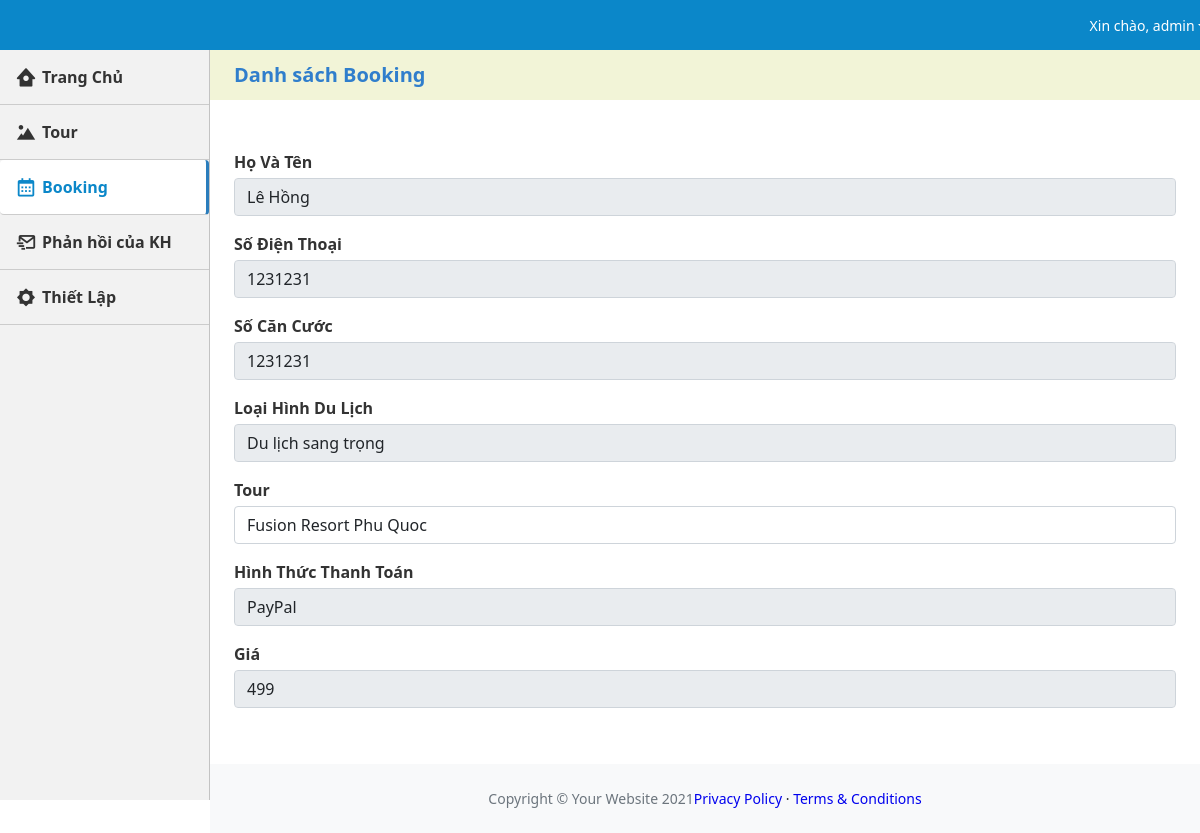
The page /admin/booking-sua.php?id=8 (signed in) on the database its author committed.
### tables this page shows
CREATE TABLE `tbl_booking` (
  `id_booking` int(11) NOT NULL,
  `id_tour` int(11) NOT NULL,
  `ho_va_ten` varchar(30) NOT NULL,
  `dia_chi` varchar(300) NOT NULL,
  `so_dien_thoai` varchar(15) NOT NULL,
  `so_can_cuoc` varchar(15) NOT NULL,
  `loai_hinh_DL` varchar(40) NOT NULL,
  `hinh_thuc_thanh_toan` varchar(30) NOT NULL,
  `gia` int(11) NOT NULL
);

CREATE TABLE `tbl_tour` (
  `id_tour` int(11) NOT NULL,
  `loai_hinh` varchar(30) NOT NULL,
  `diem_den` varchar(50) NOT NULL,
  `khoang_thoi_gian` varchar(30) NOT NULL,
  `anh_1` varchar(255) NOT NULL,
  `anh_2` varchar(255) NOT NULL,
  `gioi_thieu_tour` text NOT NULL,
  `dich_vu_1` varchar(40) NOT NULL,
  `dich_vu_2` varchar(40) NOT NULL,
  `dich_vu_3` varchar(40) NOT NULL,
  `dich_vu_4` varchar(40) NOT NULL,
  `dich_vu_5` varchar(40) NOT NULL,
  `gia` int(11) NOT NULL,
  `link` text NOT NULL
);

### admin/booking-sua.php (the view, shortened to what this page needs)
<?php
    $page = 'booking';
?>
<!DOCTYPE html>
<html lang="en">
    <head>
        <link href='https://unpkg.com/boxicons@2.0.9/css/boxicons.min.css' rel='stylesheet'>
        <link href="https://cdn.jsdelivr.net/npm/simple-datatables@latest/dist/style.css" rel="stylesheet" />
        <link href="css/styles.css" rel="stylesheet" />
        <link href="css/main.css" rel="stylesheet" />
    </head>
    <body class="sb-nav-fixed">
        <nav class="sb-topnav navbar navbar-expand navbar-dark bg-dark px-4" >
            <ul class="navbar-nav ms-auto ms-md-0 ">
                <li class="nav-item dropdown">
                    <a class="nav-link dropdown-toggle" id="navbarDropdown" href="#" role="button" data-bs-toggle="dropdown" aria-expanded="false" style="font-size: 14px;">Xin chào, admin</a>
                </li>
            </ul>
        </nav>
        <div id="layoutSidenav">
            <div id="layoutSidenav_nav">
                <nav class="sb-sidenav accordion sb-sidenav-dark" id="sidenavAccordion">
                    <div class="sb-sidenav-menu">
                    <ul class="nav">
                            <li class=" <?php if($page == 'home'){echo 'active';} ?>">
                                <a class="" href="index.php"><i class='bx bxs-home-circle'></i>
                                    <b>Trang Chủ</b></a>
                            </li>
                            <li class="<?php if($page == 'tour'){echo 'active';} ?>">
                                <a class="" href="tour.php"><i class='bx bxs-landscape'></i>
                                    <b>Tour</b></a>
                            </li>
                            <li class="<?php if($page == 'booking'){echo 'active';}?>">
                                <a class="" href="booking.php"><i class='bx bx-calendar' ></i>
                                    <b>Booking</b></a>
                            </li>
                            <li class="<?php if($page == 'send'){echo 'active';}?>">
                                <a class="" href="./phan_hoi_kh.php"><i class='bx bx-mail-send'></i>
                                    <b>Phản hồi của KH</b></a>
                            </li>
                            <li class="<?php if($page == 'setting'){echo 'active';}?>">
                                <a class="" href="./setting.php"><i class='bx bxs-brightness'></i>
                                    <b>Thiết Lập</b></a>
                            </li>
                        </ul>
                    </div>
                </nav>
            </div>
            <div id="layoutSidenav_content">
                <main>
                    <div >
                      <div class="container-list">
                        <div class="display-flex">
                            <h2 class="container-heading">Danh sách Booking</h2>
                        </div>
                      </div>
                        <div class="card mb-4 px-4">
                                <table class="table table-bordered table-striped">
                                    <?php
                                        include('config.php');
                                        $booking_id = $_GET["id"];
                                        $sql = "
                                                  SELECT *
                                                  FROM tbl_booking, tbl_tour
                                                  WHERE id_booking = '".$booking_id."' AND tbl_booking.id_tour= tbl_tour.id_tour
                                                  ORDER BY id_booking ASC";
                                        $noi_dung = mysqli_query($ket_noi, $sql);
                                        $row = mysqli_fetch_array($noi_dung)
                                    ;?>
                                    <form method="POST" action="booking-sua-action.php" enctype="multipart/form-data">
                                        <div class="form-floating mb-3">
                                            <label for="txtHoTen">Họ Và Tên</label>
                                            <input class="form-control" id="txtHoTen" name="txtHoTen" placeholder=" Họ và Tên" value="<?php echo $row['ho_va_ten'];?>" disabled/>
                                        </div>
                                        <div class="form-floating mb-3">
                                            <label for="txtSDT">Số Điện Thoại</label>
                                            <input class="form-control" id="txtSDT" name="txtSDT" placeholder=" Ngày Phát Hành" value="<?php echo $row['so_dien_thoai'];?>" disabled />
                                        </div>
                                        <div class="form-floating mb-3">
                                            <label for="txtSCC"> Số Căn Cước</label>
                                            <input class="form-control" id="txtSCC" name="txtSCC" placeholder=" Số Căn Cước" value="<?php echo $row['so_can_cuoc'];?>" disabled/>
                                        </div>
                                        <div class="form-floating mb-3">
                                            <label for="txtLoaiHinh">Loại Hình Du Lịch</label>
                                            <input class="form-control" id="txtLoaiHinh" name="txtLoaiHinh" placeholder=" Loại Hình Du Lịch" value="<?php echo $row['loai_hinh_DL'];?>" disabled/>
                                        </div>
                                        <div class="form-floating mb-3">
                                            <label for="txtTour">Tour</label>
                                            <input class="form-control" id="txtTour" name="txtTour" placeholder=" Tour" value="<?php echo $row['diem_den'];?>"/>
                                        </div>
                                        <div class="form-floating mb-3">
                                            <label for="txthinhthuc">Hình Thức Thanh Toán</label>
                                            <input class="form-control" id="txthinhthuc" name="txthinhthuc" placeholder=" Hình Thức Thanh Toán" value ="<?php echo $row['hinh_thuc_thanh_toan'];?>" disabled/>
                                        </div>
                                        <div class="form-floating mb-3">
                                            <label for="txtGia">Giá</label>
                                            <input class="form-control" id="txtGia" name="txtGia" placeholder=" Loại Giá" value="<?php echo $row['gia'];?>"disabled/>
                                        </div>
                                    </form>
                                </table>
                        </div>
                    </div>
                </main>
                <footer class="py-4 bg-light mt-auto">
                    <div class="container-fluid px-4">
                        <div class="d-flex align-items-center justify-content-between small">
                            <div class="text-muted">Copyright &copy; Your Website 2021</div>
                            <div>
                                <a href="#">Privacy Policy</a>
                                &middot;
                                <a href="#">Terms &amp; Conditions</a>
                            </div>
                        </div>
                    </div>
                </footer>
            </div>
        </div>
    </body>
</html>

### admin/css/main.css (style rules this page uses)
a { text-decoration: none; }
.sb-sidenav-menu .nav li { line-height: 30px; }
.sb-sidenav-menu .nav li a { position: relative; display: flex; align-items: center; padding: 12px 15px; color: #333; border-bottom: 1px solid #ccc; }
.sb-sidenav-menu .nav li a i { font-size: 22px; padding-right: 5px }
.sb-sidenav-menu .nav li.active a { background-color: white !important; border-right: 3px solid #2B7DBC; color: #0b87c9; border-radius: 4px; }
.container-heading { margin: 0; color: #307ECC; font-size: 20px; font-weight: bold; line-height: 50px; }
.display-flex { display: flex; justify-content:space-between; padding-right: 1.5rem !important; padding-left: 1.5rem !important; }
.container-list { background-color: #f2f4d7; margin-bottom: 50px; }
.form-floating label { color: #333; margin-bottom: 4px; font-weight: 600; }

### rows shown on the page
tbl_booking: txtHoTen "Lê Hồng", txtSDT "1231231", txtSCC "1231231", txtLoaiHinh "Du lịch sang trọng", txtTour "Fusion Resort Phu Quoc", txthinhthuc "PayPal", txtGia "499"
